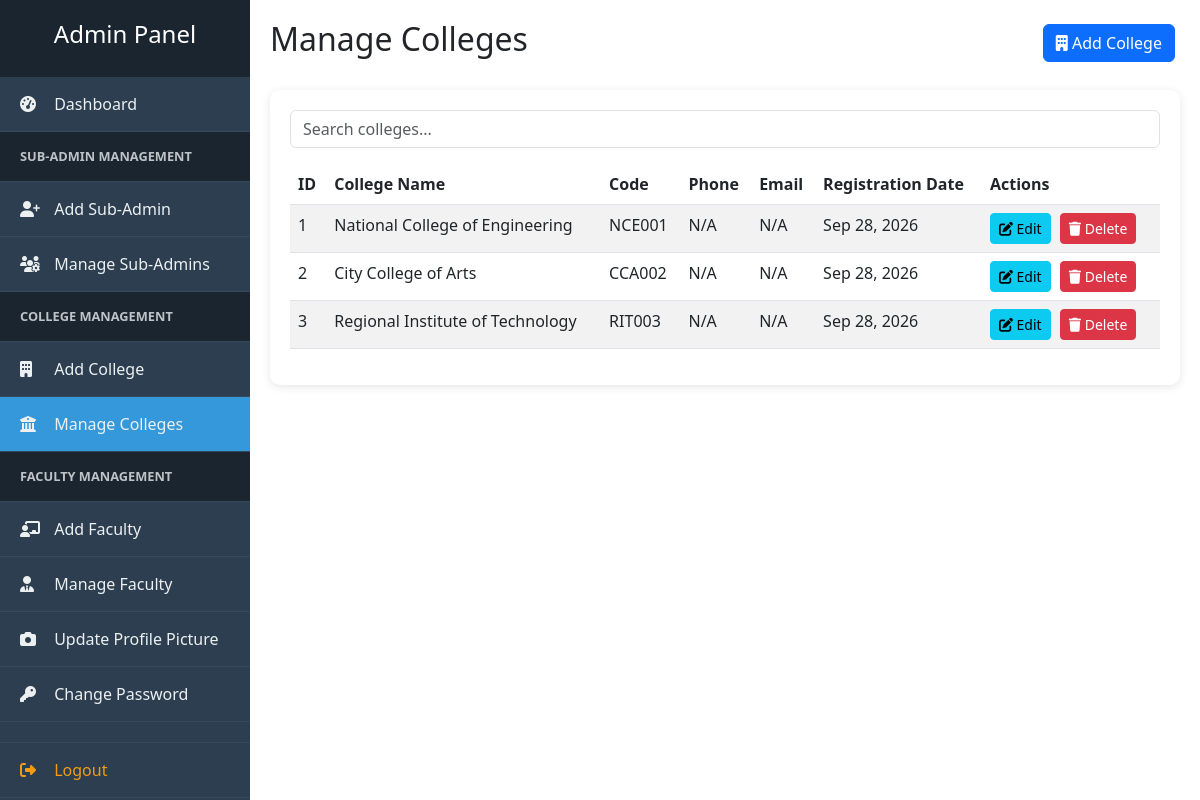
/admin/manage-colleges.php (signed in), run on the app's committed database.
### tables this page shows
CREATE TABLE IF NOT EXISTS colleges (
    id INT AUTO_INCREMENT PRIMARY KEY,
    college_name VARCHAR(200) NOT NULL,
    college_code VARCHAR(20) NOT NULL UNIQUE,
    address TEXT,
    phone VARCHAR(20),
    email VARCHAR(100),
    created_at TIMESTAMP DEFAULT CURRENT_TIMESTAMP
);

### admin/manage-colleges.php (the view, shortened to what this page needs)
<?php
$colleges_query = mysqli_query($con, "SELECT * FROM colleges ORDER BY created_at DESC");
?>
<!DOCTYPE html>
<html lang="en">
<head>
    <link rel="stylesheet" href="../assets/css/style.css">
    <link rel="stylesheet" href="https://cdnjs.cloudflare.com/ajax/libs/font-awesome/6.4.0/css/all.min.css">
    <link href="https://cdn.jsdelivr.net/npm/bootstrap@5.3.0/dist/css/bootstrap.min.css" rel="stylesheet">
</head>
<body>
    <div class="admin-wrapper">
        <?php include '../includes/sidebar.php'; ?>
        <div class="admin-content">
            <div class="d-flex justify-content-between align-items-center mb-4">
                <h2>Manage Colleges</h2>
                <a href="add-college.php" class="btn btn-primary">
                    <i class="fas fa-building"></i> Add College
                </a>
            </div>
            <div class="table-container">
                <div class="mb-3">
                    <input type="text" id="searchInput" class="form-control" placeholder="Search colleges...">
                </div>
                <div class="table-responsive">
                    <table class="table table-striped" id="dataTable">
                        <thead>
                            <tr>
                                <th>ID</th>
                                <th>College Name</th>
                                <th>Code</th>
                                <th>Phone</th>
                                <th>Email</th>
                                <th>Registration Date</th>
                                <th>Actions</th>
                            </tr>
                        </thead>
                        <tbody>
                            <?php if(mysqli_num_rows($colleges_query) > 0): ?>
                                <?php while($college = mysqli_fetch_assoc($colleges_query)): ?>
                                    <tr>
                                        <td><?php echo $college['id']; ?></td>
                                        <td><?php echo htmlspecialchars($college['college_name']); ?></td>
                                        <td><?php echo htmlspecialchars($college['college_code']); ?></td>
                                        <td><?php echo htmlspecialchars($college['phone'] ?? 'N/A'); ?></td>
                                        <td><?php echo htmlspecialchars($college['email'] ?? 'N/A'); ?></td>
                                        <td><?php echo date('M d, Y', strtotime($college['created_at'])); ?></td>
                                        <td>
                                            <a href="edit-college.php?id=<?php echo $college['id']; ?>" class="btn btn-sm btn-info">
                                                <i class="fas fa-edit"></i> Edit
                                            </a>
                                            <a href="?delete=<?php echo $college['id']; ?>" class="btn btn-sm btn-danger delete-btn">
                                                <i class="fas fa-trash"></i> Delete
                                            </a>
                                        </td>
                                    </tr>
                                <?php endwhile; ?>
                            <?php else: ?>
                                <tr>
                                    <td colspan="7" class="text-center">No colleges found.</td>
                                </tr>
                            <?php endif; ?>
                        </tbody>
                    </table>
                </div>
            </div>
        </div>
    </div>
</body>
</html>

### assets/css/style.css (style rules this page uses)
* { margin: 0; padding: 0; box-sizing: border-box; }
body { font-family: 'Segoe UI', Tahoma, Geneva, Verdana, sans-serif; background-color: #f8f9fa; color: #333; }
.admin-wrapper { display: flex; min-height: 100vh; }
.admin-content { margin-left: 250px; padding: 20px; flex: 1; }
.table-container { background: white; padding: 20px; border-radius: 10px; box-shadow: 0 2px 10px rgba(0,0,0,0.1); }
.table thead { background: #3498db; color: white; }
.btn { margin-right: 5px; }

### data on the page
colleges: id "1", college_name "National College of Engineering", college_code "NCE001", phone "N/A", email "N/A", created_at "Sep 28, 2026"
colleges: id "2", college_name "City College of Arts", college_code "CCA002", phone "N/A", email "N/A", created_at "Sep 28, 2026"
colleges: id "3", college_name "Regional Institute of Technology", college_code "RIT003", phone "N/A", email "N/A", created_at "Sep 28, 2026"
